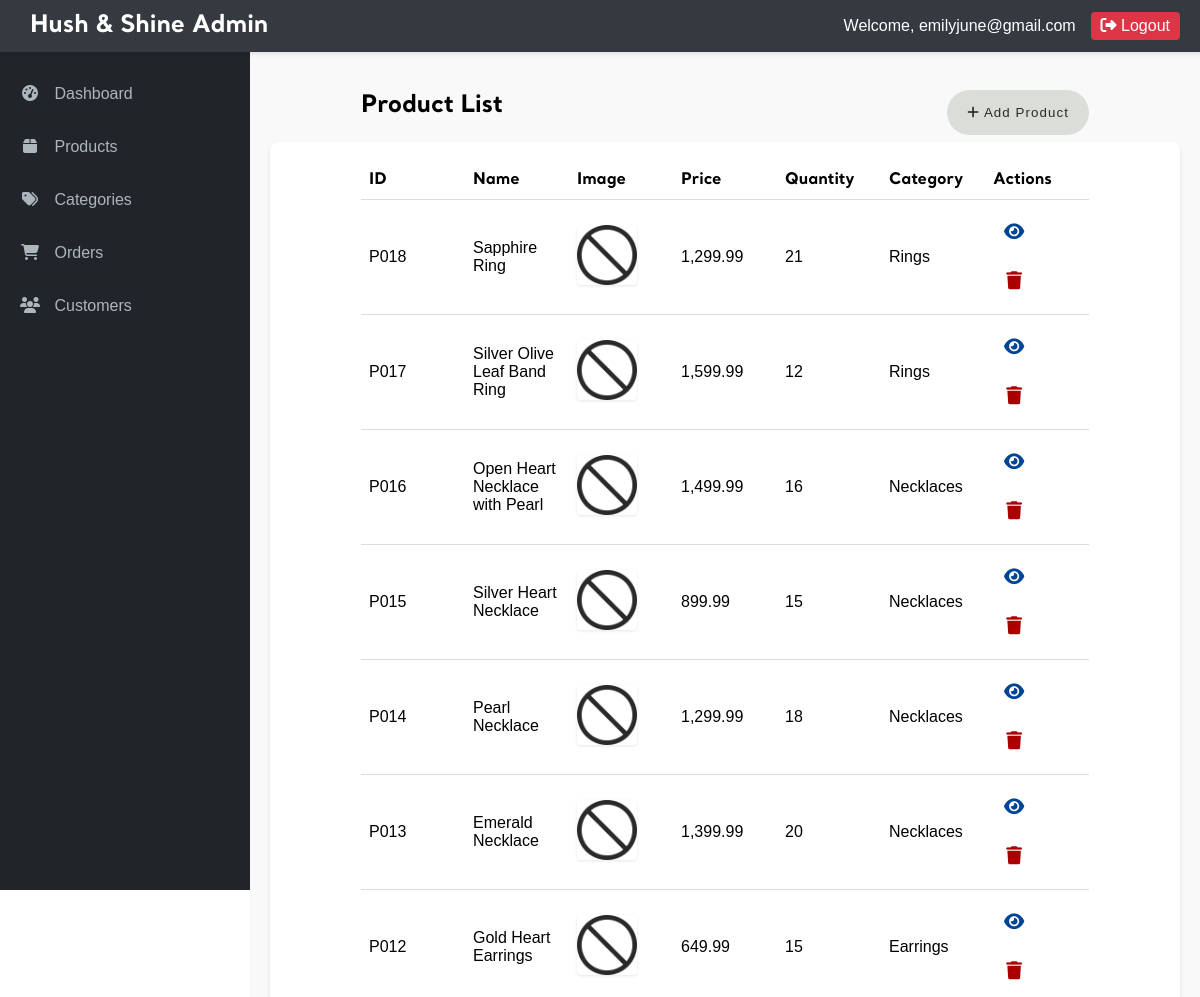
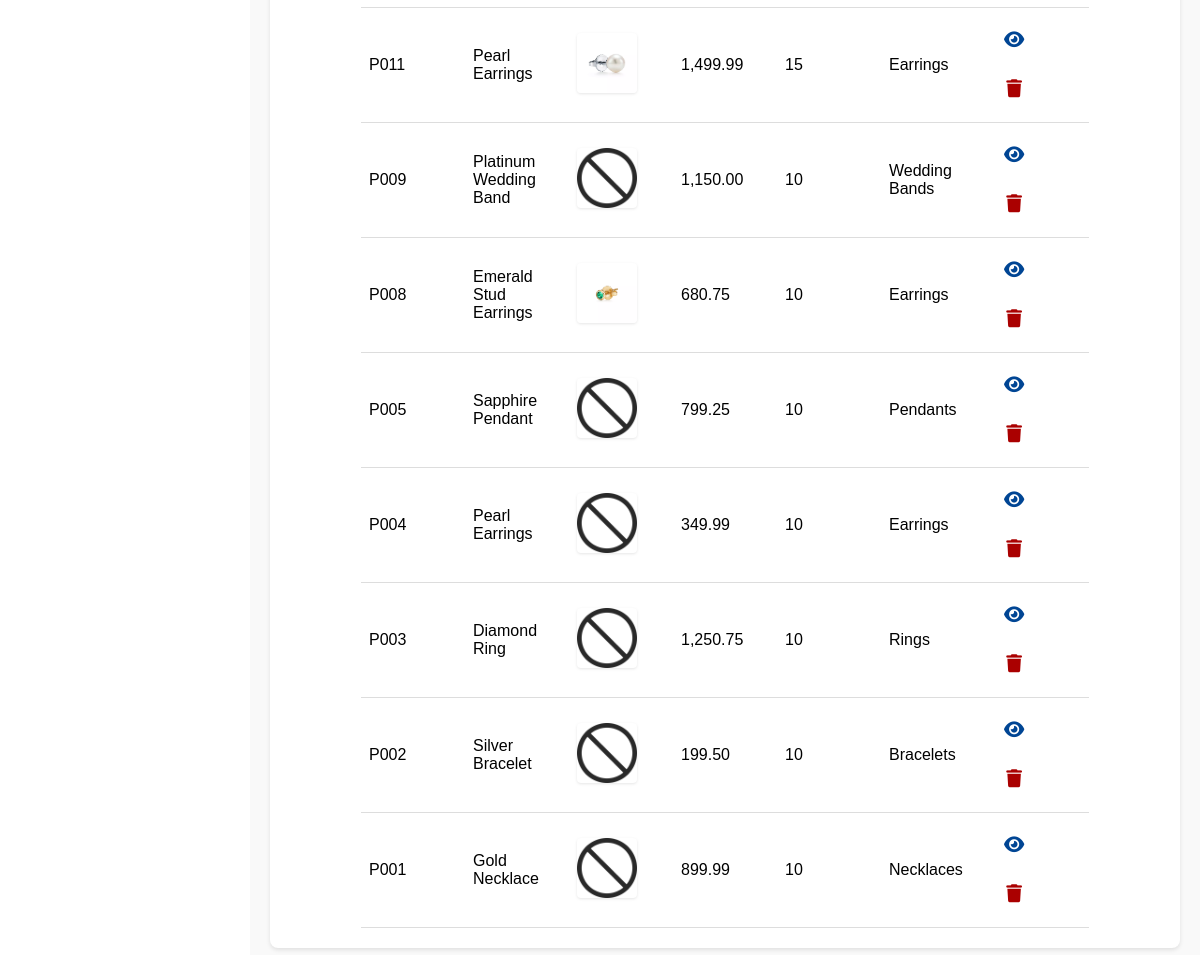
The app's page /admin/admin_products.php (signed in) with its own data (2 pictures, top to bottom).
### tables this page shows
CREATE TABLE `product` (
  `prod_id` char(4) NOT NULL,
  `prod_name` varchar(100) NOT NULL,
  `prod_desc` varchar(200) NOT NULL,
  `price` double(7,2) NOT NULL,
  `quantity` int(4) NOT NULL,
  `cat_id` char(4) NOT NULL,
  `image` varchar(100) NOT NULL
);

CREATE TABLE `category` (
  `cat_id` varchar(4) NOT NULL,
  `cat_name` varchar(50) NOT NULL,
  `material_type` varchar(100) NOT NULL
);

### admin/admin_products.php (the view, shortened to what this page needs)
<?php
require_once '../_base.php';
include '../_head.php';
?>
            <div class="admin-main">
                <?php
                    try {
                        $stmt = $_db->query("SELECT p.prod_id, p.prod_name, p.prod_desc, p.price, p.quantity, p.cat_id as category, p.image
                                            FROM product p
                                            LEFT JOIN category c ON p.cat_id = c.cat_id
                                            ORDER BY p.prod_id DESC");
                        $products = $stmt->fetchAll(PDO::FETCH_ASSOC);
                    } catch (PDOException $e) {
                        echo "Database error: " . $e->getMessage();
                        exit;
                    }
                    ?>
                    <div class="admin-title">
                        <h2>Product List</h2>
                        <div class="button-group">
                            <button id="openAddProductModal" class="category-btn">
                                <i class="fas fa-plus"></i> Add Product
                            </button>
                        </div>
                    </div>
                    <div class="table-responsive">
                        <table class="admin-table">
                            <thead>
                                <tr>
                                    <th>ID</th>
                                    <th>Name</th>
                                    <th>Image</th>
                                    <th>Price</th>
                                    <th>Quantity</th>
                                    <th>Category</th>
                                    <th>Actions</th>
                                </tr>
                            </thead>
                            <tbody>
                                <?php if (count($products) > 0): ?>
                                    <?php foreach ($products as $product): ?>
                                        <?php
                                        $productImage = '../images/no-image.png';
                                        if (!empty($product['image'])) {
                                            $imageData = json_decode($product['image'], true);
                                            if ($imageData) {
                                                $imageFile = is_array($imageData) ? $imageData[0] : $imageData;
                                                $productImage = '../images/products/' . $imageFile;
                                                if (!file_exists($productImage)) {
                                                    $productImage = '../images/no-image.png';
                                                }
                                            }
                                        }
                                        $stm = $_db->prepare("SELECT cat_name FROM category WHERE cat_id = ?");
                                        $stm->execute([$product['category']]);
                                        $category_name = $stm->fetchColumn();
                                        ?>
                                        <tr>
                                            <td><?= htmlspecialchars($product['prod_id']) ?></td>
                                            <td><?= htmlspecialchars($product['prod_name']) ?></td>
                                            <td class="product-thumbnail">
                                                <img src="<?= htmlspecialchars($productImage) ?>" alt="<?= htmlspecialchars($product['prod_name']) ?>">
                                            </td>
                                            <td><?= number_format($product['price'], 2) ?></td>
                                            <td><?= htmlspecialchars($product['quantity']) ?></td>
                                            <td><?= htmlspecialchars($category_name) ?></td>
                                            <td class="actions">
                                                <a href="view_product.php?id=<?= $product['prod_id'] ?>" class="btn">
                                                    <i class="fas fa-eye"></i>
                                                </a>
                                                <a class="btn btn-danger delete-product"
                                                    data-id="<?= htmlspecialchars($product['prod_id']) ?>"
                                                    data-name="<?= htmlspecialchars($product['prod_name']) ?>">
                                                    <i class="fas fa-trash"></i>
                                                </a>
                                            </td>
                                        </tr>
                                    <?php endforeach; ?>
                                <?php else: ?>
                                    <tr>
                                        <td colspan="6">No products found</td>
                                    </tr>
                                <?php endif; ?>
                            </tbody>
                        </table>
                    </div>
            </div>
        </main>
    </div>

### css/app.css (style rules this page uses)
body { font-family: 'Santral', sans-serif; margin: 0; height: 100%; display: flex; flex-direction: column; justify-content: center; align-items: center; }
.category-btn { font-family: 'Santral', sans-serif; display: inline-block; padding: 15px 20px; background: #dbddd9; color: #2a2a2a; border-radius: 45px; letter-spacing: 0.08em; margin-top: 20px; border: none; cursor: pointer; position: relative; overflow: hidden; transition: all 0.3s cubic-bezier(0.25, 0.46, 0.45, 0.94); }
html { scroll-behavior: smooth; }
.fa-trash { transition: transform 0.3s ease; color: #aa0000; }
.actions a > i { width: 20px; }
.admin-main { flex: 1; padding: 20px; margin-left: 250px; width: calc(100% - 250px); min-height: calc(100vh - 60px); box-sizing: border-box; background-color: #f9f9f9; margin-top: 50px; }
.btn { display: inline-block; font-weight: 400; text-align: center; white-space: nowrap; vertical-align: middle; user-select: none; border: 1px solid transparent; padding: 0.375rem 0.75rem; font-size: 1rem; line-height: 1.5; border-radius: 0.25rem; transition: color 0.15s ease-in-out, background-color 0.15s ease-in-out, border-color 0.15s ease-in-out; }
.table-responsive { overflow-x: auto; background: white; border-radius: 8px; box-shadow: 0 2px 4px rgba(0,0,0,0.1); }
.product-thumbnail { width: 80px; text-align: center; }
.product-thumbnail img { width: 60px; height: 60px; object-fit: cover; border-radius: 4px; box-shadow: 0 1px 3px rgba(0,0,0,0.1); background-color: white; }
.admin-table { border-collapse:collapse; width: 80%; table-layout: fixed; margin: 20px auto; }
.admin-table th, .admin-table td { padding: 8px; text-align: left; border-bottom: 1px solid #ddd; }
.admin-table tbody tr { border-bottom: 1px solid #eee; transition: background-color 0.2s ease; }
.admin-table tbody tr:last-child { border-bottom: none; }
.actions .btn { padding: 10px; font-size: 18px; align-items: center; text-decoration: none; color: #004594; transition: 150ms ease-in-out; }
.admin-title { display: flex; justify-content: space-between; width: 80%; margin: 0 auto; }

### records on screen
product: prod_id "P018", prod_name "Sapphire Ring", price "1,299.99", quantity "21", cat.cat_name "Rings"
product: prod_id "P017", prod_name "Silver Olive Leaf Band Ring", price "1,599.99", quantity "12", cat.cat_name "Rings"
product: prod_id "P016", prod_name "Open Heart Necklace with Pearl", price "1,499.99", quantity "16", cat.cat_name "Necklaces"
product: prod_id "P015", prod_name "Silver Heart Necklace", price "899.99", quantity "15", cat.cat_name "Necklaces"
product: prod_id "P014", prod_name "Pearl Necklace", price "1,299.99", quantity "18", cat.cat_name "Necklaces"
product: prod_id "P013", prod_name "Emerald Necklace", price "1,399.99", quantity "20", cat.cat_name "Necklaces"
product: prod_id "P012", prod_name "Gold Heart Earrings", price "649.99", quantity "15", cat.cat_name "Earrings"
product: prod_id "P011", prod_name "Pearl Earrings", shows a picture, price "1,499.99", quantity "15", cat.cat_name "Earrings"
product: prod_id "P009", prod_name "Platinum Wedding Band", price "1,150.00", quantity "10", cat.cat_name "Wedding Bands"
product: prod_id "P008", prod_name "Emerald Stud Earrings", shows a picture, price "680.75", quantity "10", cat.cat_name "Earrings"
product: prod_id "P005", prod_name "Sapphire Pendant", price "799.25", quantity "10", cat.cat_name "Pendants"
product: prod_id "P004", prod_name "Pearl Earrings", price "349.99", quantity "10", cat.cat_name "Earrings"
product: prod_id "P003", prod_name "Diamond Ring", price "1,250.75", quantity "10", cat.cat_name "Rings"
product: prod_id "P002", prod_name "Silver Bracelet", price "199.50", quantity "10", cat.cat_name "Bracelets"
product: prod_id "P001", prod_name "Gold Necklace", price "899.99", quantity "10", cat.cat_name "Necklaces"

### other values on screen
$_SESSION['admin_email'] "emilyjune@gmail.com"
